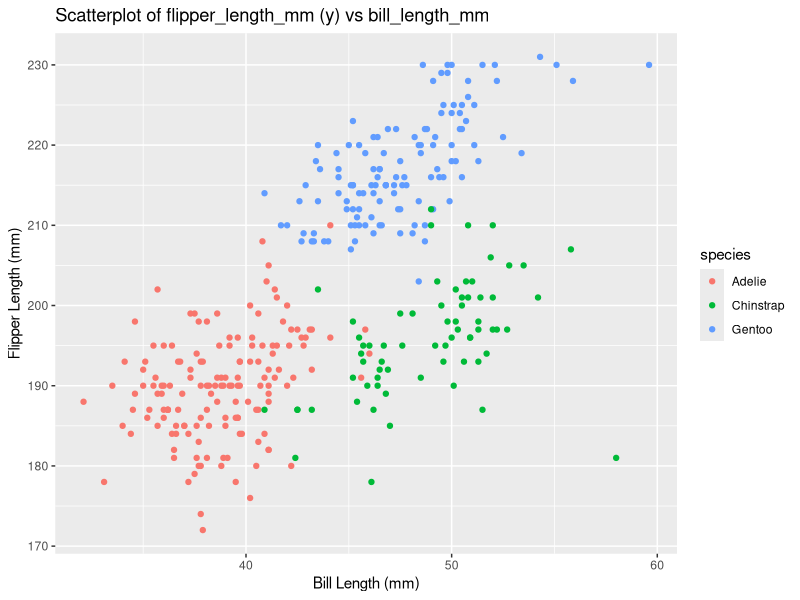
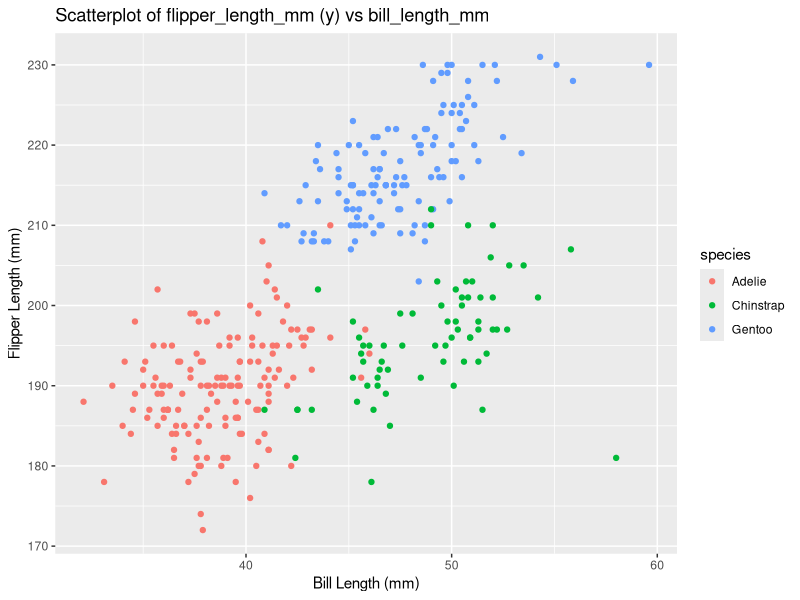

Source code (R) for these figures, in order:
## ---- chunk 1
library(tidyverse)
data("penguins", package = "palmerpenguins")
## ---- chunk 2
ggplot(penguins, aes(x = bill_length_mm, y = flipper_length_mm, color=species)) + 
  geom_point() + 
  ggtitle('Scatterplot of flipper_length_mm (y) vs bill_length_mm') +
  xlab('Bill Length (mm)') +
  ylab('Flipper Length (mm)')
## ---- chunk 3
ggsave("Flipper_vs_Bill_Scatterplot_Penguins.pdf")
## ---- chunk 4
p2_df = tibble(
  nrom = rnorm(10, mean = 0, sd = 1),
  logi_vector = nrom > 0,
  char_vector = c("a", "b", "c", "d", "e", "f", "g", "h", "i", "j"),
  fac_vector = factor(c("High", "Middle", "Low", "High", "High", "Middle", "Low", "Low", "Midlle", "Middle"))
)
view(p2_df)
## ---- chunk 5
nrom_mean = mean(pull(p2_df, var = nrom))
nrom_mean
logi_vector_mean = mean(pull(p2_df, var = logi_vector))
logi_vector_mean
char_vector_mean = mean(pull(p2_df, var = char_vector))
char_vector_mean
fac_vector_mean = mean(pull(p2_df, var = fac_vector))
fac_vector_mean
## ---- chunk 6
logi_vector_mean2 = mean(as.numeric(pull(p2_df, var = logi_vector)))
logi_vector_mean2
char_vector_mean2 = as.numeric(pull(p2_df, var = char_vector))
char_vector_mean2
fac_vector_mean2 = as.numeric(pull(p2_df, var = fac_vector))
fac_vector_mean2
